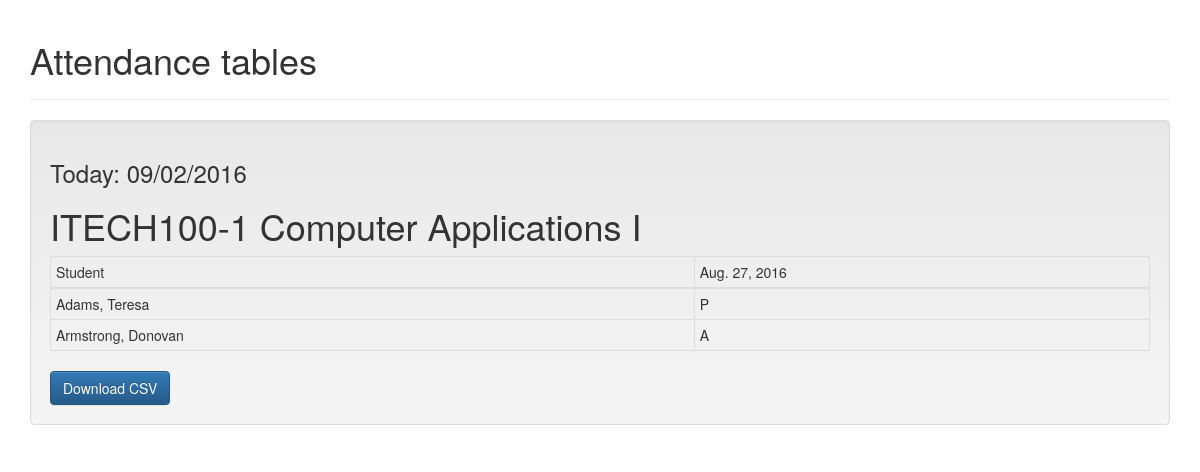
The page /attendance/tabulate/1 (signed in) on the database as committed earlier.
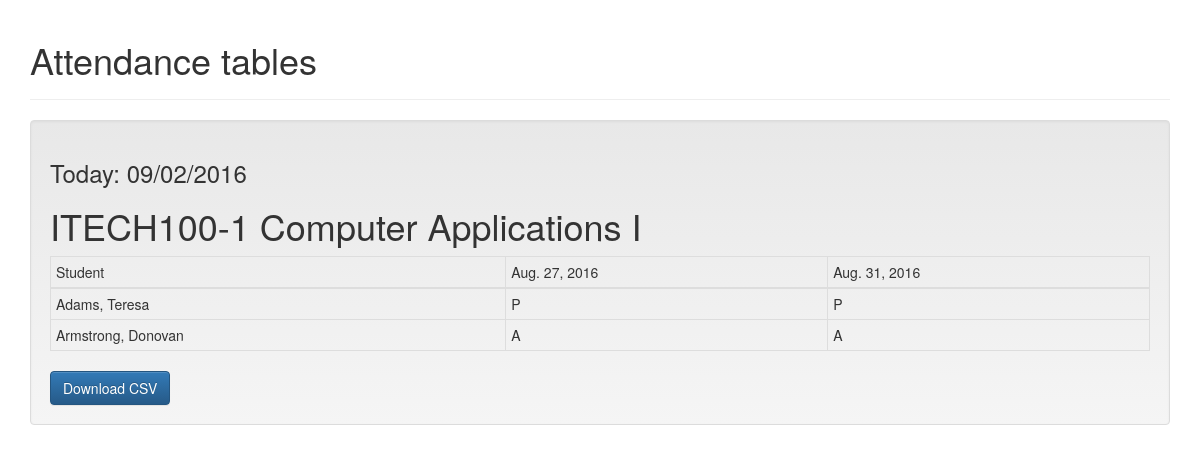
The same page on the database as committed later.
### attendance/models.py (models this page shows, shortened)
class Session(models.Model):
    date = models.DateField(default=datetime.date.today)
    password = models.CharField(max_length=16)
    session_class = models.ForeignKey(Class)
    students_present = models.ManyToManyField(Student, blank=True)
    is_open = models.BooleanField(default=False)

class Student(models.Model):
    first_name = models.CharField(max_length=30)
    last_name = models.CharField(max_length=30)
    student_id = models.CharField(max_length=6)
    enrolled_class = models.ForeignKey(Class)

### attendance/views.py (the view)
# urls.py: url(r'^tabulate/(?P<pk>[0-9]+)$', views.TabulateView.as_view(), name='tabulate'),
class TabulateView(generic.DetailView):
    template_name = 'attendance/tabulate.html'
    context_object_name = 'attendance_data'
    model = Class
    def get_context_data(self, **kwargs):
        context = super(TabulateView, self).get_context_data(**kwargs)
        if self.request.user.is_authenticated():
            my_class = self.get_object()
            my_sessions = Session.objects.filter(session_class=my_class).order_by('date')
            my_students = Student.objects.filter(enrolled_class=my_class).order_by('last_name')
            context['sessions'] = my_sessions
            context['students'] = my_students
        return context

### attendance/templates/attendance/tabulate.html (shortened to what this page needs)
<!DOCTYPE html>
<html lang="en">
{% load static i18n widget_tweaks %}
<head>
    <link rel="stylesheet" href="https://maxcdn.bootstrapcdn.com/bootstrap/3.3.7/css/bootstrap.min.css">
    <link rel="stylesheet" href="https://maxcdn.bootstrapcdn.com/bootstrap/3.3.7/css/bootstrap-theme.min.css">
    <div class="container">
        <div class="page-header">
            <h1>Attendance tables</h1>
        </div>
        {% if user.is_authenticated %}
            <div class="well">
                {% if attendance_data %}
                    <h3>Today: {% now "SHORT_DATE_FORMAT" %}</h3>
                    <h1>{{ attendance_data.class_id }} {{ attendance_data.name }}</h1>
                    <table class="table table-bordered table-condensed table-hover">
                        <thead>
                        <tr>
                            <td>Student</td>
                            {% for session in sessions %}
                                {% if session.session_class_id == attendance_data.id %}
                                    <td>{{ session.date }}</td>
                                {% endif %}
                            {% endfor %}
                        </tr>
                        </thead>
                        {% for student in students %}
                            <tr>
                                <td>{{ student.last_name }}, {{ student.first_name }}</td>
                                {% for session in sessions %}
                                    {% if student in session.students_present.all %}
                                        <td>P</td>
                                    {% else %}
                                        <td>A</td>
                                    {% endif %}
                                {% endfor %}
                            </tr>
                        {% endfor %}
                    </table>
                {% endif %}
            <a href="{% url 'attendance:csv' attendance_data.pk %}" class="btn btn-primary">Download CSV</a>
            </div>
        {% endif %}
    </div>
</head>
<body>
</body>
</html>

Rows that differ between the two databases and show on the page:
added Session: date "Aug. 31, 2016", shows "P"
